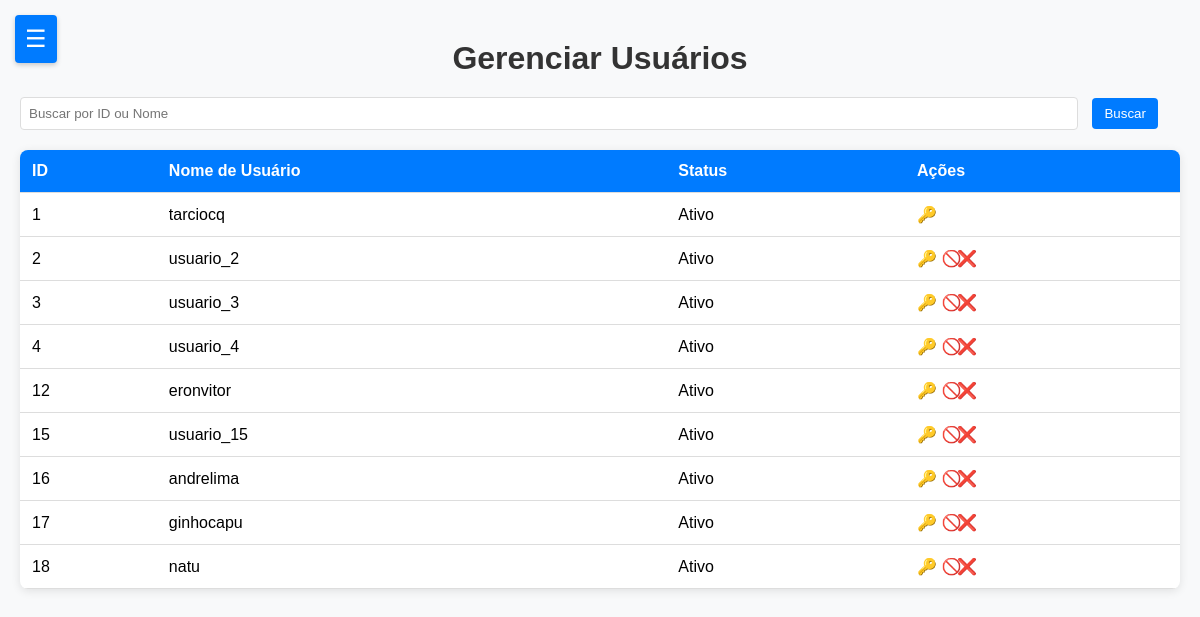
/dashboard_adm.php (signed in), run on the app's committed database.
### tables this page shows
CREATE TABLE users (
  id INTEGER PRIMARY KEY,
  username VARCHAR(50) NOT NULL UNIQUE,
  password VARCHAR(255) NOT NULL,
  is_admin BOOLEAN NOT NULL DEFAULT FALSE,
  is_active BOOLEAN NOT NULL DEFAULT TRUE,
  remember_token VARCHAR(255)
);

### dashboard_adm.php (the view, shortened to what this page needs)
<?php
require 'db.php';
$page = $_GET['page'] ?? 'manage_users';
$search_query = $_POST['search_query'] ?? '';
$query = "SELECT * FROM users WHERE 1";
$stmt = $pdo->prepare($query);
$stmt->execute();
$users = $stmt->fetchAll(PDO::FETCH_ASSOC);
?>
<!DOCTYPE html>
<html lang="pt-BR">
<head>
</head>
<body>
    <button class="menu-toggle" id="menu-toggle">☰</button>
    <div class="main-content" id="main-content">
        <?php if ($page === 'manage_users'): ?>
            <h1>Gerenciar Usuários</h1>
            <div class="search-bar">
                <form method="post">
                    <input type="text" name="search_query" class="search-input" placeholder="Buscar por ID ou Nome" value="<?php echo htmlspecialchars($search_query); ?>">
                    <button type="submit" class="search-button">Buscar</button>
                </form>
            </div>
            <table>
                <thead>
                    <tr>
                        <th>ID</th>
                        <th>Nome de Usuário</th>
                        <th>Status</th>
                        <th>Ações</th>
                    </tr>
                </thead>
                <tbody>
                <?php foreach ($users as $user): ?>
                    <tr>
                        <td><?php echo htmlspecialchars($user['id']); ?></td>
                        <td><?php echo htmlspecialchars($user['username']); ?></td>
                        <td><?php echo $user['is_active'] ? 'Ativo' : 'Desativado'; ?></td>
                        <td class="actions">
                            <span title="Alterar Senha" onclick="openModal('change_password', '<?php echo htmlspecialchars($user['id']); ?>')">🔑</span>
                            <?php if (!$user['is_admin']): ?>
                                <?php if ($user['is_active']): ?>
                                    <span title="Desativar" onclick="openModal('deactivate', '<?php echo htmlspecialchars($user['id']); ?>')">🚫</span>
                                <?php else: ?>
                                    <span title="Ativar" onclick="openModal('activate', '<?php echo htmlspecialchars($user['id']); ?>')">✅</span>
                                <?php endif; ?>
                                <div class="container"> <div class="spaced-div"><span title="Excluir" onclick="openModal('delete', '<?php echo htmlspecialchars($user['id']); ?>')">❌</div></span>
                            <?php endif; ?>
                        </td>
                    </tr>
                <?php endforeach; ?>
                </tbody>
            </table>
        <?php endif; ?>
    </body>
</html>

### dashboard_adm.php (style rules this page uses)
body { margin: 0; font-family: Arial, sans-serif; display: flex; min-height: 100vh; background-color: #f8f9fa; }
.menu-toggle { position: fixed; top: 15px; left: 15px; cursor: pointer; font-size: 24px; background-color: #007bff; padding: 10px; border-radius: 4px; border: none; color: white; z-index: 2; transition: background-color 0.3s ease; box-shadow: 0 2px 5px rgba(0, 0, 0, 0.2); }
.main-content { margin-left: 10; padding: 20px; flex: 1; transition: margin-left 0.3s ease; width: 100%; box-sizing: border-box; }
h1 { text-align: center; margin: 20px 0; color: #333; }
.search-bar { margin-bottom: 20px; }
.search-input { width: calc(100% - 120px); padding: 8px; border-radius: 4px; border: 1px solid #ddd; display: inline-block; margin-right: 10px; }
.search-button { padding: 8px 12px; background-color: #007bff; color: white; border: none; border-radius: 4px; cursor: pointer; transition: background-color 0.3s; }
table { width: 100%; border-collapse: collapse; margin-top: 20px; background-color: white; box-shadow: 0 2px 10px rgba(0, 0, 0, 0.1); border-radius: 8px; overflow: hidden; }
th, td { padding: 12px; text-align: left; border-bottom: 1px solid #ddd; }
th { background-color: #007bff; color: white; }
.container { display: flex; align-items: flex-start; }
.spaced-div { margin-left: 40px; margin-top: -19px; }

### data on the page
users: id "1", username "tarciocq", is_active "Ativo"
users: id "2", username "usuario_2", is_active "Ativo"
users: id "3", username "usuario_3", is_active "Ativo"
users: id "4", username "usuario_4", is_active "Ativo"
users: id "12", username "eronvitor", is_active "Ativo"
users: id "15", username "usuario_15", is_active "Ativo"
users: id "16", username "andrelima", is_active "Ativo"
users: id "17", username "ginhocapu", is_active "Ativo"
users: id "18", username "natu", is_active "Ativo"
